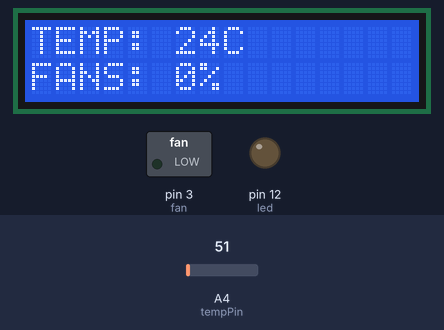
A sketch run on a simulated Arduino Uno, built with avr-gcc and run on an emulated ATmega328P. Parts: 16×2 character LCD, switched loads named in the sketch (green lamp = pin HIGH), output pins drawn as LEDs (lit = HIGH). The test bench sets the inputs (shaded band); at power-on: A4 (tempPin) = 51. What the sketch prints to the serial monitor is not drawn.

Above: at 1.2 s.
1.3 s: A4 (tempPin) set to 57
At 2.5 s:
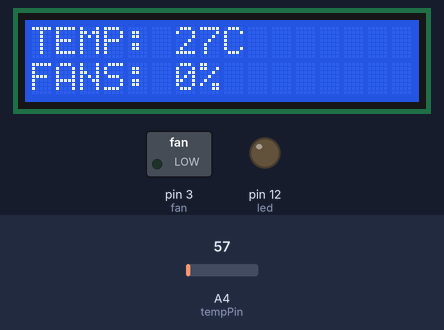
2.8 s: A4 (tempPin) set to 66
At 3.8 s:
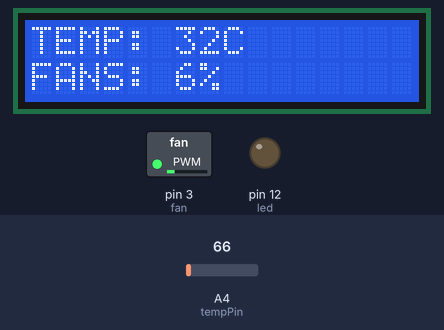
4.3 s: A4 (tempPin) set to 112
At 4.9 s:
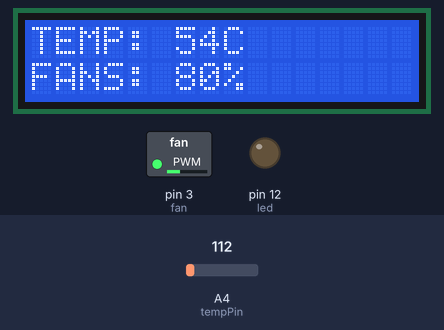
5.8 s: A4 (tempPin) set to 61
At 7.0 s:
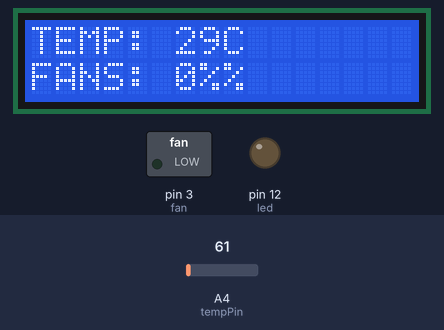
7.3 s: A4 (tempPin) set to 163
At 8.3 s:
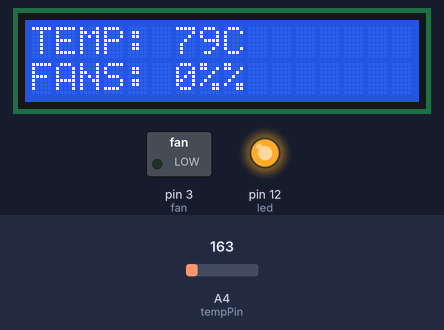
Timing chart, 0 to 9.8 s (numbered marks = the images above; inputs shaded):
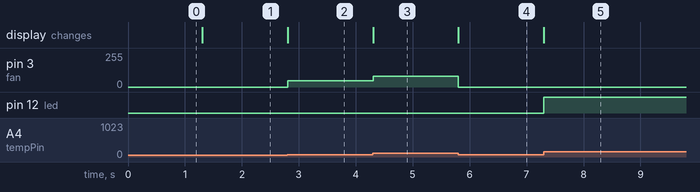

Measured:
- the behaviour switches between 61 and 62 on A4 (tempPin) (found by bisection; images 1 and 2)
- after the input at 1.3 s, the display: changes at once (image 1)
- after the input at 2.8 s, pin 3 (fan): 0/255 → 48/255 at once; the display: changes at once (image 2)
- after the input at 4.3 s, pin 3 (fan): 48/255 → 81/255 at once; the display: changes at once (image 3)
- after the input at 5.8 s, pin 3 (fan): 81/255 → 0/255 at once; the display: changes at once (image 4)
- after the input at 7.3 s, pin 12 (led): LOW → HIGH at once; the display: changes at once (image 5)

The sketch:

code1.ino
```cpp
// Ramji Patel376 //
// Arduino.cc //

#include <LiquidCrystal.h>
LiquidCrystal  lcd(5,6,7,8,9,10);

int tempPin = A4; // the output pin of LM35
int fan  = 3; // the pin where fan is
int led = 12; // led pin
int temp;
int tempMin  = 30;          // the temperature to start the fan 0%
int tempMax = 60;         //  the maximum temperature when fan is at 100%
int fanSpeed;
int fanLCD;
int  buzzer = 13;

void setup() {
pinMode(fan, OUTPUT);
pinMode(led, OUTPUT);
pinMode(tempPin,  INPUT);
lcd.begin(16,2);
Serial.begin(9600);
}

void loop()
{
temp  = readTemp();            // get the temperature
Serial.print( temp );
if(temp  < tempMin)           // if temp is lower than minimum temp
{
fanSpeed = 0;               // fan is not spinning
analogWrite(fan, fanSpeed);
fanLCD=0;
digitalWrite(fan,  LOW);
}
if((temp >= tempMin) && (temp <= tempMax))         // if temperature  is higher than minimum temp
{
fanSpeed = temp;//map(temp, tempMin, tempMax,  0, 100);       // the actual speed of fan//map(temp, tempMin, tempMax, 32, 255);
fanSpeed=1.5*fanSpeed;
fanLCD  = map(temp, tempMin, tempMax, 0, 100);          // speed of fan to display on LCD100
analogWrite(fan,  fanSpeed);            // spin the fan at the fanSpeed speed
}

if(temp  > tempMax)          // if temp is higher than tempMax
{
digitalWrite(led,  HIGH);     // turn on led
}
else // else turn of led
{
digitalWrite(led,  LOW);
}
lcd.setCursor(0,0);
lcd.print("TEMP: ");
lcd.print(temp);          // display the temperature
lcd.print("C ");
lcd.setCursor(0,1);      // move cursor to next line
lcd.print("FANS: ");
lcd.print(fanLCD);      // display the fan speed
lcd.print("%");

}

int readTemp()  {
  // get the temperature and convert it to celsius
temp = analogRead(tempPin);
return  temp * 0.48828125;
}
```
